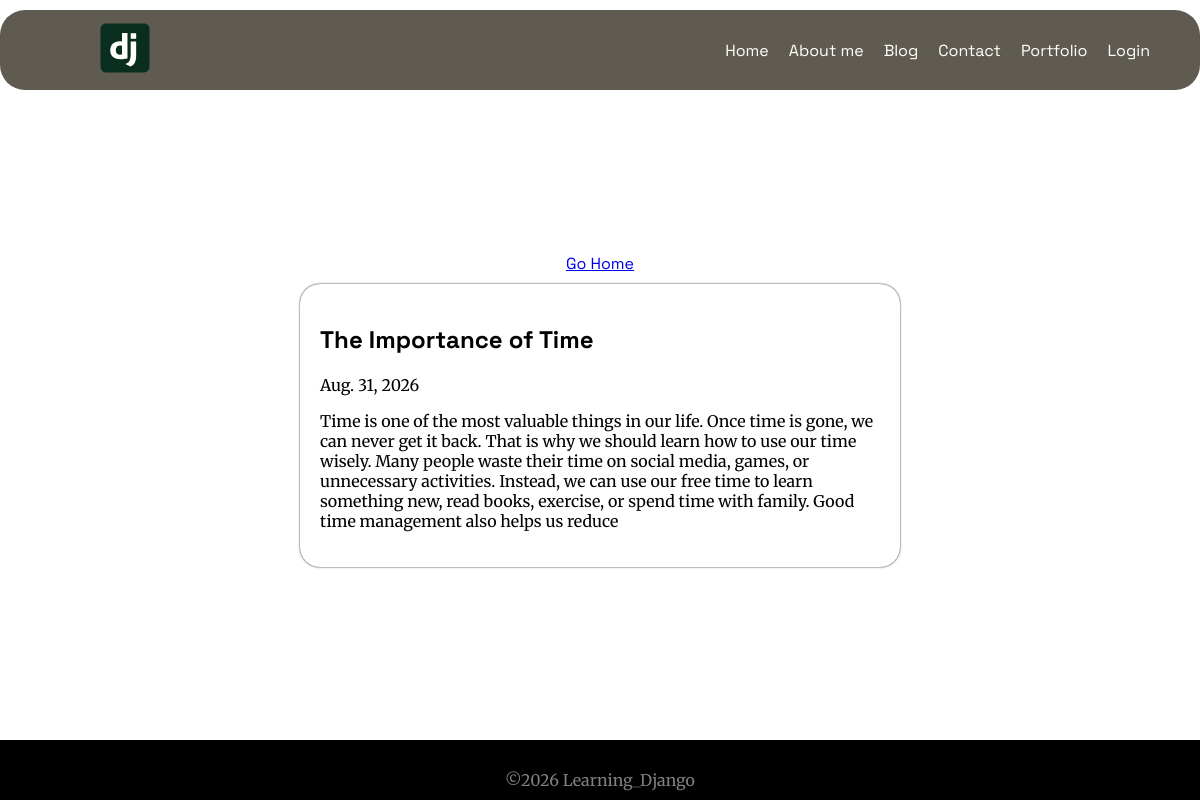
Page /blog/3/ on the committed database.
### pages/models.py (models this page shows, shortened)
class Post(models.Model):
    title = models.CharField(max_length=200)
    content = models.TextField()
    date = models.DateField(auto_now_add=True)

### pages/views.py (the view)
# urls.py: path('blog/<int:post_id>/', views.blog_detail, name='blog_detail'),
def blog_detail(request, post_id):
    post = get_object_or_404(Post, id=post_id)
    return render(request, 'pages/blog_detail.html', {'post': post} )

### pages/templates/pages/blog_detail.html (shortened to what this page needs)
{% extends "pages/base.html" %}
{% block content %}
    <section id="blog_detail_section">
        {% include "pages/go_home.html" %}
        <div id="blog_detail_div">
            <h1> {{ post.title }} </h1>
            <p> {{ post.date }} </p>
            <p> {{ post.content }} </p>
        </div>
    </section>
{% endblock  %}

### pages/static/pages/style.css (style rules this page uses)
* { font-family: "Space Grotesk", sans-serif; box-sizing: border-box; }
body { background-color: white; min-height: 100vh; margin: 0; display: flex; flex-direction: column; }
section { flex: 1; padding-top: 90px; }
p { font-family: Merriweather, sans-serif; }
h1, h2, h3, h4 { font-family: "Space Grotesk", sans-serif; }
#blog_detail_section { display: flex; flex-direction: column; justify-content: center; align-items: center; width: 100%; height: 100%; }
#blog_detail_div { width: 400px; height: 100%; border-radius: 20px; padding: 20px 20px; box-shadow: 0 0 2px; margin: 10px 0; width: 50%; }

### rows in the picture
Post: title "The Importance of Time", date "Aug. 31, 2026", content "Time is one of the most valuable things in our life. Once time is gone, we can never get it back. That is why we should learn how to use our time wisely. Many people waste their time on social media, games, or unnecessary activities. Instead, we can use our free time to learn something new, read books, exercise, or spend time with family. Good time management also helps us reduce"
